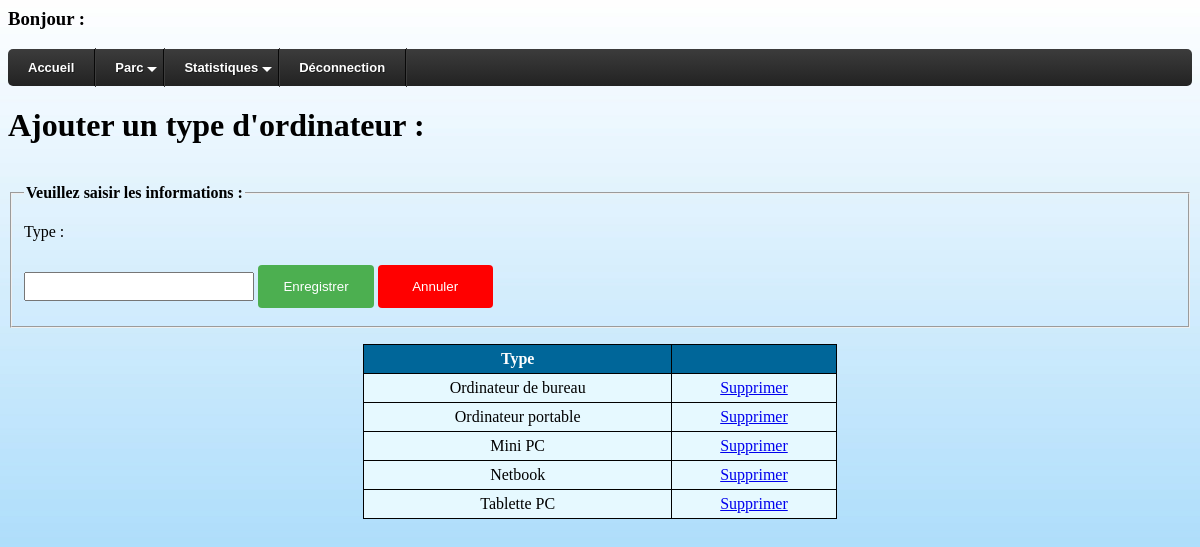
The page /ajouter/type/type_ordinateur.php on the database its author committed.
### tables this page shows
CREATE TABLE `type_ordinateurs` (
  `id` int(22) NOT NULL,
  `type` text NOT NULL
);

### ajouter/type/type_ordinateur.php (the view, shortened to what this page needs)
<?php
$req = "select * from type_ordinateurs order by id";
$rs=mysql_query($req);
echo"<h3>Bonjour : ".$_SESSION["login"]."</h3>";
?>
<!DOCTYPE html>
<html lang=''>
<head>
   <link rel="stylesheet" href="../../css/styles1.css">
</head>
<body>
  <div id='cssmenu'>
  <ul>
    <li><a href='../../home.php'><span>Accueil</span></a></li>
     <li class='active has-sub'><a href='#'><span>Parc</span></a>
           </li>
     <li class='active has-sub'><a href='#'><span>Statistiques</span></a>
     </li>
     <li class='last'><a href='deco.php'><span>Déconnection</span></a></li>
  </ul>
  </div>
<h1 align="">Ajouter un type d'ordinateur :</h1><br />
<form method="post" action="">
                     <fieldset>
                       <legend><strong>Veuillez saisir les informations : </strong></legend>
                     <p>Type :</p>
                     <input type="text" name="type">
                     <input name="enregistrer" type="submit" value="Enregistrer">
                     <a href="../ajouter_ordinateur.php">
                         <input type="button" value="Annuler">
                     </a>
                 </fieldset>
      </form>
      <table class="tab" border="1" width="40%" align="center">
         <tr><th>Type</th>
            <th></th></tr>
         <?php while($ET=mysql_fetch_assoc($rs)) { ?>
         <tr>
           <td><?php echo($ET['type'])?></td>
             <td><a href="type_ordinateur.php?delid=<?php echo($ET['id'])?>">Supprimer</a></td>
         </tr>
         <?php } ?>
      </table>
    </body>
</html>

### css/styles1.css (style rules this page uses)
input[type=submit] { width: 10%; background-color: #4CAF50; color: white; padding: 14px 20px; margin: 8px 0; border: none; border-radius: 4px; cursor: pointer; }
input[type=text] , input[type=email] , input[type=date] { width: 20%; padding: 5px; box-sizing: border-box; }
input[type=button] { width: 10%; background-color: #FF0000; color: white; padding: 14px 20px; margin: 8px 0; border: none; border-radius: 4px; cursor: pointer; }
body { background-repeat: no-repeat; background-image: url(img/background.jpg); background-attachment: fixed; background-size: cover; height: 100%; }
#cssmenu, #cssmenu ul, #cssmenu li, #cssmenu a { border: none; line-height: 1; margin: 0; padding: 0; }
#cssmenu { height: 37px; display: block; border-radius: 5px; width: auto; border-color: #080808; margin: 0; padding: 0; }
#cssmenu > ul { list-style: inside none; margin: 0; padding: 0; }
#cssmenu > ul > li { list-style: inside none; float: left; display: inline-block; position: relative; margin: 0; padding: 0; }
#cssmenu > ul > li > a { outline: none; display: block; position: relative; text-align: center; text-decoration: none; text-shadow: 1px 1px 0 rgba(0, 0, 0, 0.4); font-weight: 700; font-size: 13px; font-family: Arial, Helvetica, sans-serif; border-right: 1px solid #080808; color: #ffffff; padding: 12px 20px; }
#cssmenu > ul > li:first-child > a { border-radius: 5px 0 0 5px; }
#cssmenu > ul > li > a:after { content: ""; position: absolute; border-right: 1px solid; top: -1px; bottom: -1px; right: -2px; z-index: 99; border-color: #3c3c3c; }
#cssmenu > ul > li.has-sub > a:before { content: ""; position: absolute; top: 18px; right: 6px; border: 5px solid transparent; border-top: 5px solid #ffffff; }
#cssmenu, #cssmenu ul ul > li:hover > a, #cssmenu ul ul li a:hover { background: #3c3c3c; background: -moz-linear-gradient(top, #3c3c3c 0%, #222222 100%); background: -webkit-gradient(linear, left top, left bottom, color-stop(0%, #3c3c3c), color-stop(100%, #222222)); background: -webkit-linear-gradient(top, #3c3c3c 0%, #222222 100%); background: -o-linear-gradient(top, #3c3c3c 0%, #222222 100%); background: -ms-linear-gradient(top, #3c3c3c 0%, #222222 100%); background: linear-gradient(top, #3c3c3c 0%, #222222 100%); }
.tab { border: 1.5px solid black; border-collapse: collapse; background-color: #e6f9ff; }
.tab th, .tab td { padding: 5px; text-align: center; }
th, td { padding: 10px; }
th { background-color: #006699; color: white; }

### rows shown on the page
type_ordinateurs: type "Ordinateur de bureau"
type_ordinateurs: type "Ordinateur portable"
type_ordinateurs: type "Mini PC"
type_ordinateurs: type "Netbook"
type_ordinateurs: type "Tablette PC"
